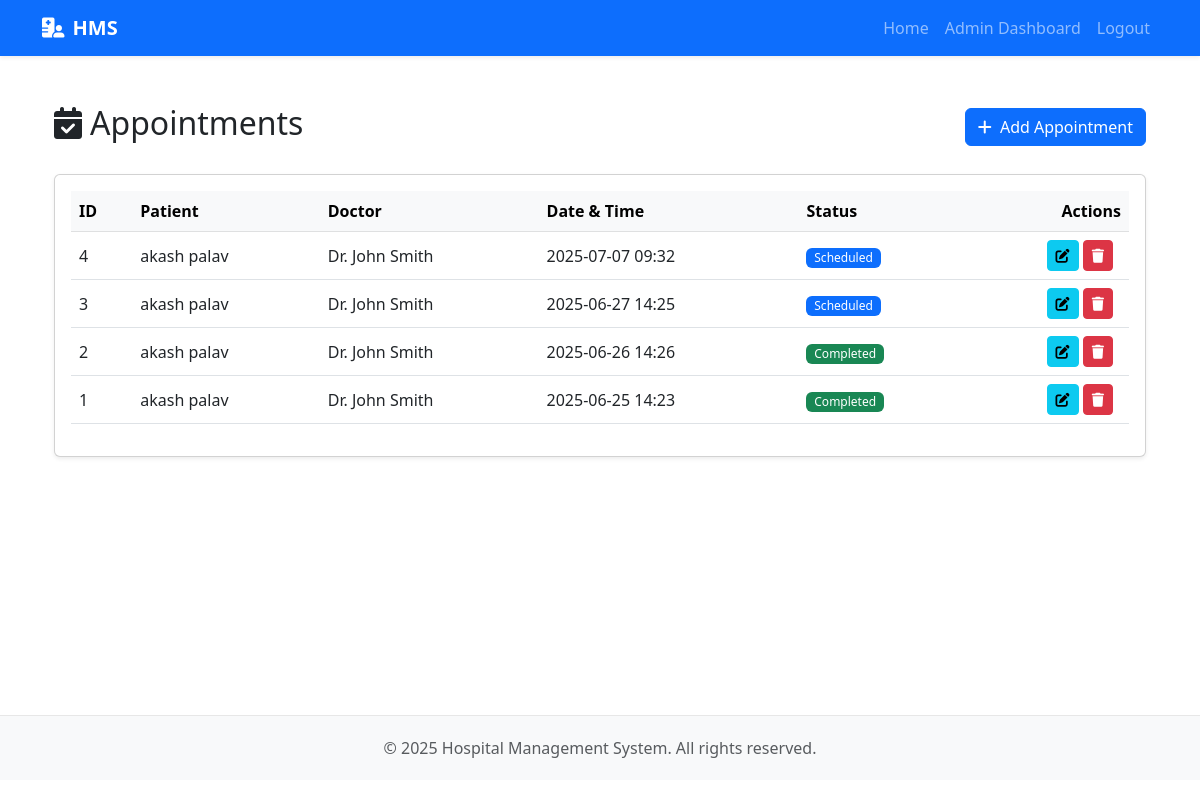
/admin/appointments (signed in), run on the app's committed database.
### app/models.py (models this page shows, shortened)
class Appointment(db.Model):
    id = db.Column(db.Integer, primary_key=True)
    patient_id = db.Column(db.Integer, db.ForeignKey('patient.id'), nullable=False)
    doctor_id = db.Column(db.Integer, db.ForeignKey('doctor.id'), nullable=False)
    appointment_date = db.Column(db.DateTime, nullable=False)
    reason = db.Column(db.Text)
    notes = db.Column(db.Text) # This field will be used by doctors
    status = db.Column(db.String(20), default='Scheduled')  # Scheduled, Completed, Cancelled
    created_at = db.Column(db.DateTime, default=datetime.utcnow)

class Patient(db.Model):
    id = db.Column(db.Integer, primary_key=True)
    user_id = db.Column(db.Integer, db.ForeignKey('user.id'))
    first_name = db.Column(db.String(50), nullable=False)
    last_name = db.Column(db.String(50), nullable=False)
    date_of_birth = db.Column(db.Date, nullable=False)
    gender = db.Column(db.String(10))
    blood_group = db.Column(db.String(5))
    contact_number = db.Column(db.String(20))
    email = db.Column(db.String(120))
    address = db.Column(db.Text)
    registration_date = db.Column(db.DateTime, nullable=False, default=datetime.utcnow)
    appointments = db.relationship('Appointment', backref='patient', lazy='dynamic')
    @property
    def full_name(self):
        return f"{self.first_name} {self.last_name}"

class Doctor(db.Model):
    id = db.Column(db.Integer, primary_key=True)
    user_id = db.Column(db.Integer, db.ForeignKey('user.id'), unique=True, nullable=True)
    first_name = db.Column(db.String(50), nullable=False)
    last_name = db.Column(db.String(50), nullable=False)
    specialization = db.Column(db.String(100), nullable=False)
    contact_number = db.Column(db.String(20))
    email = db.Column(db.String(120))
    is_available = db.Column(db.Boolean, default=True)
    appointments = db.relationship('Appointment', backref='doctor', lazy='dynamic')
    @property
    def full_name(self):
        return f"{self.first_name} {self.last_name}"

### app/routes/admin_routes.py (the view)
@admin_bp.route('/appointments')
@login_required
@admin_required
def manage_appointments():
    appointments = Appointment.query.order_by(Appointment.appointment_date.desc()).all()
    return render_template('admin/appointments.html', appointments=appointments)

### app/models.py (called while the page is built)
@login_manager.user_loader
def load_user(id):
    return User.query.get(int(id))

### app/routes/admin_routes.py (called while the page is built)
def admin_required(f):
    @wraps(f)
    def decorated_function(*args, **kwargs):
        if not current_user.is_admin:
            flash('You do not have permission to access this page.', 'danger')
            return redirect(url_for('auth.login'))
        return f(*args, **kwargs)
    return decorated_function

### app/templates/admin/appointments.html (shortened to what this page needs)
{% extends "base.html" %}
{% block content %}
<div class="container mt-4">
    <div class="d-flex justify-content-between align-items-center mb-4">
        <h2><i class="fas fa-calendar-check me-2"></i>Appointments</h2>
        <a href="{{ url_for('admin.add_appointment') }}" class="btn btn-primary">
            <i class="fas fa-plus me-1"></i> Add Appointment
        </a>
    </div>
    <div class="card shadow-sm">
        <div class="card-body">
            <div class="table-responsive">
                <table class="table table-hover align-middle">
                    <thead class="table-light">
                        <tr>
                            <th>ID</th>
                            <th>Patient</th>
                            <th>Doctor</th>
                            <th>Date & Time</th>
                            <th>Status</th>
                            <th class="text-end">Actions</th>
                        </tr>
                    </thead>
                    <tbody>
                        {% for appointment in appointments %}
                        <tr>
                            <td>{{ appointment.id }}</td>
                            <td>{{ appointment.patient.full_name }}</td>
                            <td>Dr. {{ appointment.doctor.full_name }}</td>
                            <td>{{ appointment.appointment_date.strftime('%Y-%m-%d %H:%M') }}</td>
                            <td>
                                <span class="badge {% if appointment.status == 'Scheduled' %}bg-primary{% elif appointment.status == 'Completed' %}bg-success{% elif appointment.status == 'Cancelled' %}bg-danger{% else %}bg-secondary{% endif %}">
                                    {{ appointment.status }}
                                </span>
                            </td>
                            <td class="text-end">
                                <a href="{{ url_for('admin.edit_appointment', appointment_id=appointment.id) }}" class="btn btn-sm btn-info" title="Edit">
                                    <i class="fas fa-edit"></i>
                                </a>
                                <form action="{{ url_for('admin.delete_appointment', appointment_id=appointment.id) }}" method="post" style="display: inline;">
                                    <button type="submit" class="btn btn-sm btn-danger"
                                            onclick="return confirm('Are you sure you want to delete this appointment?');"
                                            title="Delete">
                                        <i class="fas fa-trash"></i>
                                    </button>
                                </form>
                            </td>
                        </tr>
                        {% else %}
                        <tr>
                            <td colspan="6" class="text-center">No appointments available</td>
                        </tr>
                        {% endfor %}
                    </tbody>
                </table>
            </div>
        </div>
    </div>
</div>
{% endblock %}

### app/static/css/style.css (style rules this page uses)
body { padding-bottom: 20px; }
.card { box-shadow: 0 0.125rem 0.25rem rgba(0, 0, 0, 0.075); margin-bottom: 1.5rem; }
.table th { font-weight: 600; }
form .btn { margin-right: 0.5rem; }
.badge { font-weight: 500; padding: 0.35em 0.65em; }

### app/templates/base.html (style rules this page uses)
body { display: flex; flex-direction: column; min-height: 100vh; }

### data on the page
Appointment: id "4", patient.full_name "akash palav", doctor.full_name "John Smith", appointment_date "2025-07-07 09:32", status "Scheduled"
Appointment: id "3", patient.full_name "akash palav", doctor.full_name "John Smith", appointment_date "2025-06-27 14:25", status "Scheduled"
Appointment: id "2", patient.full_name "akash palav", doctor.full_name "John Smith", appointment_date "2025-06-26 14:26", status "Completed"
Appointment: id "1", patient.full_name "akash palav", doctor.full_name "John Smith", appointment_date "2025-06-25 14:23", status "Completed"
